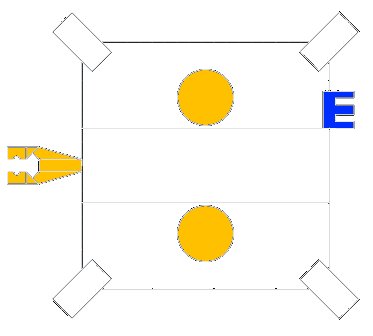
#> input picture assets/topview.png, 373 x 336 px
$ python gui.py
#> lines starting #> are read from the running program, lines starting #| are printed output that depends on the picture
import numpy as np
import cv2
import tkinter as tk
from PIL import Image, ImageTk

topview = Image.open("assets/topview.png")
#> topview is the input picture: PIL image 373x336 RGBA; mean R, G, B, A 66, 63.3, 55.4, 70.3
topview.thumbnail((200, 200), Image.LANCZOS)
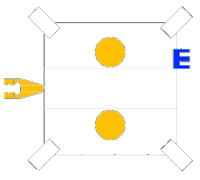
#> topview: PIL image 200x180 RGBA; mean R, G, B, A 79, 76.5, 68.9, 70.5; transparent parts drawn white
sideview = Image.open("assets/sideview.png")
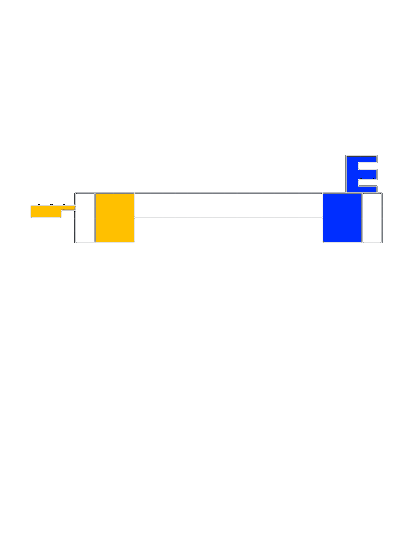
#> input picture assets/sideview.png, 408 x 542 px
#> sideview is the input picture: PIL image 408x542 RGBA; mean R, G, B, A 10.9, 10.8, 11.4, 14.5
sideview.thumbnail((300, 300), Image.LANCZOS)
#> sideview: PIL image 226x300 RGBA

#Set up GUI
window = tk.Tk()  #Makes main window
window.wm_title("ROV monitor")

#Graphics window
imageFrame = tk.Frame(window, width=600, height=500)
imageFrame.grid(row=0, column=0, padx=10, pady=2)

#Capture video frames
canvas_obj = None
def show_frame(frames, imu):
    global canvas_obj,canvas,tkimage_top, tkimage_side
    yaw = imu.get("yaw", 0)
    pitch = imu.get("pitch", 0)
    tkimage_top = ImageTk.PhotoImage(topview.rotate(yaw, expand=True))
    tkimage_side = ImageTk.PhotoImage(sideview.rotate(pitch, expand=True))

    old = canvas_obj
    canvas_obj = [canvas.create_image(
                    150, 125, image=tkimage_top),
                    canvas.create_image(
                    400, 125, image=tkimage_side)]

    if old is not None:
        canvas.delete(old[0])
        canvas.delete(old[1])

    for frame, display in zip(frames, displays):
        if frame is None:
            continue
        frame = cv2.flip(frame, 1)
        cv2image = cv2.cvtColor(frame, cv2.COLOR_BGR2RGBA)
        img = Image.fromarray(cv2image)
        imgtk = ImageTk.PhotoImage(image=img)
        display.imgtk = imgtk
        display.configure(image=imgtk)
    canvas.update()

def get_config():
    q = jpeg_quality.get()
    h = height.get()
    f = fps.get()
    return {
        "quality": int(q) if q else None,
        "height": int(h) if h else None,
        "fps": int(f) if f else None
    }

display1 = tk.Label(imageFrame)
display1.grid(row=1, column=0, padx=10, pady=2)  #Display 1
display2 = tk.Label(imageFrame)
display2.grid(row=1, column=1) #Display 2

jpeg_quality = tk.Scale(imageFrame, from_=1, to=100, orient=tk.HORIZONTAL)
height = tk.Scale(imageFrame, from_=50, to=300, orient=tk.HORIZONTAL)
fps = tk.Scale(imageFrame, from_=1, to=30, orient=tk.HORIZONTAL)

jpeg_quality.set(50)
height.set(150)
fps.set(15)

tk.Label(imageFrame, text="JPEG quality").grid(row=2, column=0)
tk.Label(imageFrame, text="Height").grid(row=3, column=0)
tk.Label(imageFrame, text="FPS").grid(row=4, column=0)

jpeg_quality.grid(row=2, column=1)
height.grid(row=3, column=1)
fps.grid(row=4, column=1)

toplabel = tk.Label(imageFrame)
toplabel.grid(row=1, column=2)

canvas = tk.Canvas(window, width=550, height=250)
canvas.grid(row=5, column=0)

displays = [display1, display2]
